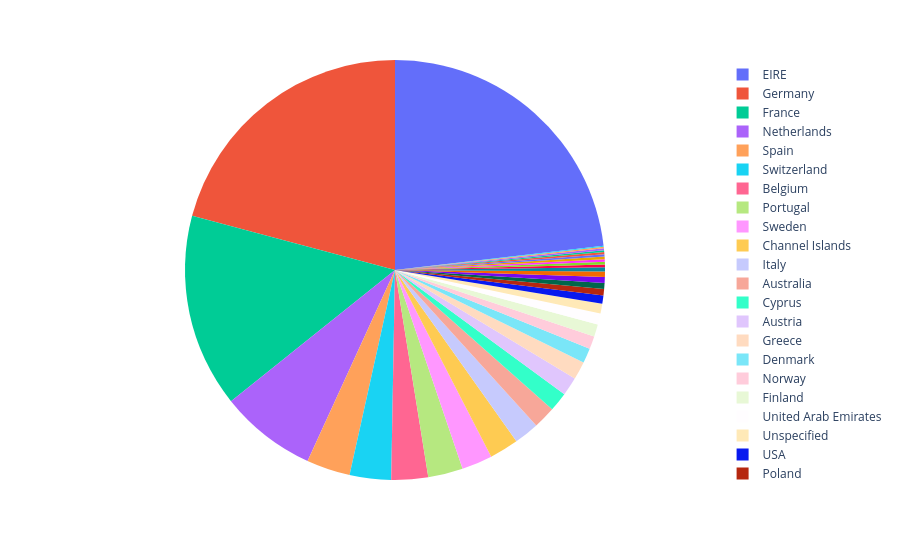

Notebook code for this chart:
### Code cell
fig = px.pie(names=country_count.index[1:], values=country_count.values[1:])
#fig.update_traces(textinfo='none')
fig.update_traces(
    textinfo="none",
    hovertemplate=(
        "Country: <b>%{label}</b><br>"
        "Customer Count: %{value}<br>"
        "Percentage: %{percent}"
        "<extra></extra>"
    )
)
fig.show()

### Figure 1 — Plotly figure (JSON) as saved in the notebook; plotly's stock layout.template omitted (floating-point values rounded to 4 significant figures)
{"data": [{"domain": {"x": [0, 1], "y": [0, 1]}, "hovertemplate": "Country: <b>%{label}</b><br>Customer Count: %{value}<br>Percentage: %{percent}<extra></extra>", "labels": ["EIRE", "Germany", "France", "Netherlands", "Spain", "Switzerland", "Belgium", "Portugal", "Sweden", "Channel Islands", "Italy", "Australia", "Cyprus", "Austria", "Greece", "Denmark", "Norway", "Finland", "United Arab Emirates", "Unspecified", "USA", "Poland", "Malta", "Japan", "Lithuania", "Singapore", "Canada", "Thailand", "Israel", "Iceland", "RSA", "Brazil", "West Indies", "Korea", "Bahrain", "Nigeria"], "legendgroup": "", "name": "", "showlegend": true, "textinfo": "none", "type": "pie", "values": [8507, 7661, 5470, 2730, 1235, 1170, 1038, 984, 868, 821, 710, 630, 541, 524, 512, 418, 365, 347, 315, 277, 230, 182, 170, 164, 154, 117, 77, 76, 74, 71, 65, 62, 54, 53, 42, 30]}], "layout": {"legend": {"tracegroupgap": 0}, "margin": {"t": 60}}}
